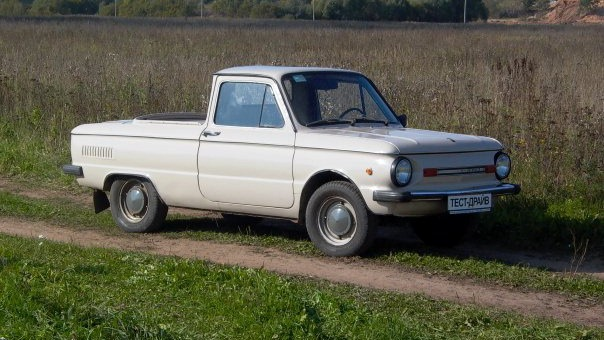
#> input picture logika/m4/zaparic.jpg, 604 x 340 px
$ python u1.py
#> lines starting #> are read from the running program, lines starting #| are printed output that depends on the picture
from PIL import Image, ImageFilter

with Image.open('zaparic.jpg', 'r') as photo:
#> photo is the input picture: PIL image 604x340 RGB; mean R, G, B 92.9, 93.1, 76.7
    print(photo.size)
#| (604, 340)
    print(photo.format)
#| JPEG
    print(photo.mode)
#| RGB
    # [7 lines of commented-out code are left out]

    left_photo = photo.transpose(Image.ROTATE_90)
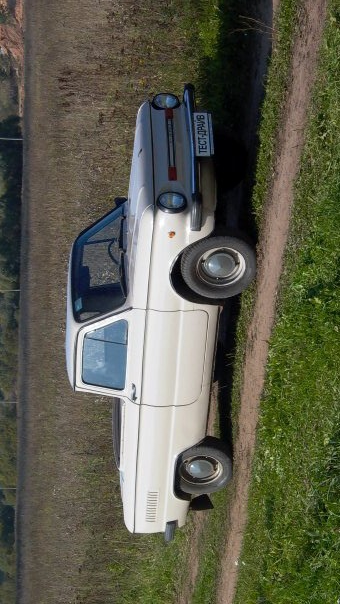
#> left_photo: PIL image 340x604 RGB; mean R, G, B 92.9, 93.1, 76.7
    left_photo = left_photo.transpose(Image.ROTATE_90)
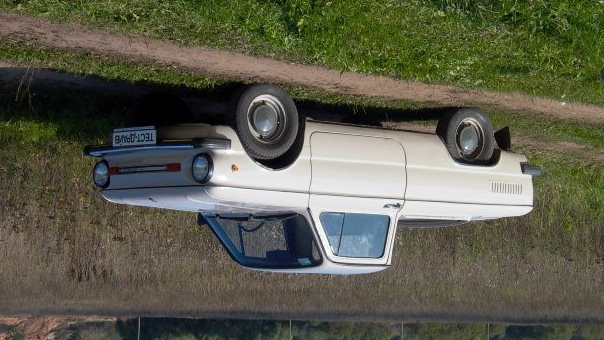
#> left_photo: PIL image 604x340 RGB; mean R, G, B 92.9, 93.1, 76.7
    left_photo.show()
